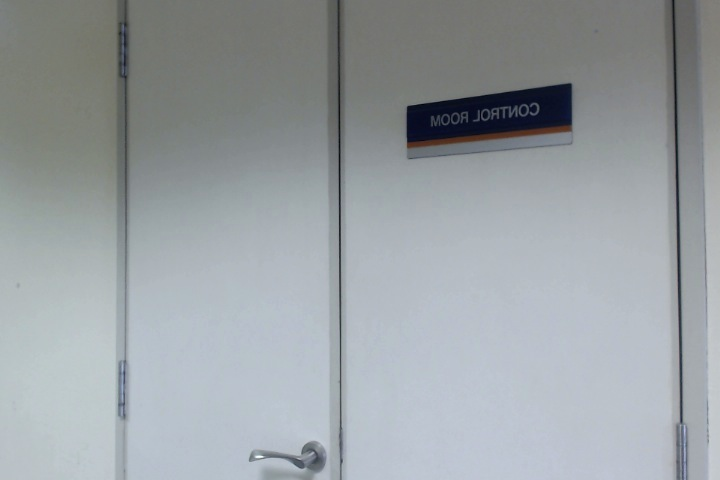
#> input picture ArdSensor/DataScience/Camera/school.jpg, 720 x 480 px
$ python track.py   (Python 2 division)
#> lines starting #> are read from the running program, lines starting #| are printed output that depends on the picture; after the words box and inside, x2 and y2 are one past the last pixel; in counts of white or black regions, pixels touching at a corner belong together
### ArdSensor/DataScience/Camera/files.py
import numpy as np
import cv2
import time
import cv
from pytesseract import image_to_string
from PIL import Image
import math


##################################
#			TRACKBAR			 #
##################################

var1 = 0
var2 = 0
var3 = 0

def nothing(x):
	print x
	pass

enable = 1
test = 0

if test:
	img = cv2.imread('image.jpg')
	gray = cv2.cvtColor(img,cv2.COLOR_BGR2GRAY)
	height, width, depth = img.shape

	# Create a black image, a window
	cv2.namedWindow('image')

	# create trackbars for color change
	cv2.createTrackbar('var1','image',63,255,nothing)
	cv2.createTrackbar('var2','image',150,255,nothing)
	cv2.createTrackbar('var3','image',3,255,nothing)

##################################
#				LINE			 #
##################################

class Line(object):

	# [74 lines left out: functions __init__, line_intersection, distance_between_points, bin_array, not called in this run]

#define DEG2RADs(x) ((PI / 180.0) * x)
#define RAD2DEGs(x) ((180.0 / PI) * x)

def rad2deg(rad):
	return 180 * (rad / np.pi)

def deg2rad(deg):
	return ((np.pi / 180.0) * deg)

# [76 lines left out: functions get_lines, get_points, not called in this run]

def get_corners(point_arr):

	# Center point
	center=[0,0];
	for point in point_arr:
		center[0] += point[0];
		center[1] += point[1];

	center[0] *= (1. / len(point_arr))
	center[1] *= (1. / len(point_arr))

	top = []
	bot = []
	for point in point_arr:
		if point[1] < center[1]:
			top.append(point)
		else:
			bot.append(point)

	tl = top[1] if (top[0][0] > top[1][0]) else top[0]
	tr = top[0] if (top[0][0] > top[1][0]) else top[1]
	bl = bot[1] if (bot[0][0] > bot[1][0]) else bot[0]
	br = bot[0] if (bot[0][0] > bot[1][0]) else bot[1]

	return { "tl":tl, "tr":tr, "bl":bl, "br":br, "center":center }

# [4 lines left out: function get_text, not called in this run]

if test:
	while(1):

		# Variables to play
		var1 = cv2.getTrackbarPos('var1','image')
		var2 = cv2.getTrackbarPos('var2','image')
		var3 = cv2.getTrackbarPos('var3','image')

		# Enable
		if not enable:
			k = cv2.waitKey(1) & 0xFF
			if k == 27:
				break
			continue

		# First get edges through canny
		edges = cv2.Canny(gray,255,200,3)

		# Get hough lines
		lined_gray = np.copy(gray)
		lines = cv2.HoughLines(edges,1,np.pi/180,var1,var2) #minLineLength,maxLineGap
		if lines == None:
			continue

		# Iterate and get values
		line_arr = get_lines(lines)
		for line in line_arr:
			cv2.line(lined_gray,(line.x1,line.y1),(line.x2,line.y2),(0,0,255),2)

		# Get points
		point_arr = get_points(line_arr)
		for point in point_arr:
			cv2.circle(lined_gray,(point[0],point[1]),5,(0,255,0),2)

		# Check if at least 4 points
		if len(point_arr) < 3:
			print "TOO FEW POINTS"
			cv2.imshow('image',lined_gray)
			k = cv2.waitKey(1) & 0xFF
			if k == 27:
				break
			continue

		# [11 lines of commented-out code are left out]
		if len(point_arr) > 4:
			print "TOO MANY POINTS"
			cv2.imshow('image',lined_gray)
			k = cv2.waitKey(1) & 0xFF
			if k == 27:
				break
			continue

		# Get corners
		corner_dict = get_corners(point_arr)
		cv2.circle(lined_gray,(int(corner_dict["center"][0]),int(corner_dict["center"][1])),5,(0,255,0),2)

		# Stretch
		stretch_height = height + 100

		src = np.array([corner_dict["tl"],corner_dict["tr"],corner_dict["bl"],corner_dict["br"]],np.float32)
		dst = np.array([[0,0],[width,0],[0,stretch_height],[width,stretch_height]],np.float32)

		M = cv2.getPerspectiveTransform(src,dst)
		dst = cv2.warpPerspective(img,M,(width,stretch_height))

		# Text
		#edges = cv2.Canny(dst,255,200,3)
		#get_text(dst)

		# Display image
		cv2.imshow('image',dst)
		k = cv2.waitKey(1) & 0xFF
		if k == 27:
			break


cv2.destroyAllWindows()

### ArdSensor/DataScience/Camera/track.py
## Color Tracking v1.0
## Copyright (c) 2013-2014 Abid K and Jay Edry
## You may use, redistribute and/or modify this program it under the terms of the MIT license (https://github.com/abidrahmank/MyRoughWork/blob/master/license.txt).


''' v 0.1 - It tracks two objects of blue and yellow color each '''

import cv2
import cv
import numpy as np
import files
from pytesseract import image_to_string
from PIL import Image
import time

def get_text(frame):
    arr = np.array(frame)
    img = Image.fromarray(arr)
    print(image_to_string(img))

def deskew(img):
    SZ=20
    bin_n = 16
    affine_flags = cv2.WARP_INVERSE_MAP|cv2.INTER_LINEAR
    m = cv2.moments(img)
    if abs(m['mu02']) < 1e-2:
        return img.copy()
    skew = m['mu11']/m['mu02']
    M = np.float32([[1, skew, -0.5*SZ*skew], [0, 1, 0]])
    img = cv2.warpAffine(img,M,(SZ, SZ),flags=affine_flags)
    return img


def nothing(x):
    print x
    pass
# Create a black image, a window
cv2.namedWindow('image')

# create trackbars for color change
cv2.createTrackbar('var1','image',63,255,nothing)
cv2.createTrackbar('var2','image',150,255,nothing)

# [4 lines of commented-out code are left out]
def getthresholdedimg(hsv):
    blue = cv2.inRange(hsv,np.array((100,var1,10)),np.array((120,255,255)))
    both = cv2.add(blue,blue)
    return both

c = cv2.VideoCapture(0)
c.set(3,1280)
c.set(4,720)
# cv2.SetCaptureProperty(c,cv.CV_CAP_PROP_FRAME_WIDTH,800)
# cv2.SetCaptureProperty(c,cv.CV_CAP_PROP_FRAME_WIDTH,600)


width,height = c.get(3),c.get(4)
print "frame width and height : ", width, height

img = cv2.imread('school.jpg')
#> img is the input picture: shape (480, 720, 3); mean B, G, R 163.2, 159.7, 153.8

while(1):


    # Variables to play
    var1 = cv2.getTrackbarPos('var1','image')
    var2 = cv2.getTrackbarPos('var2','image')

    _,f = c.read()
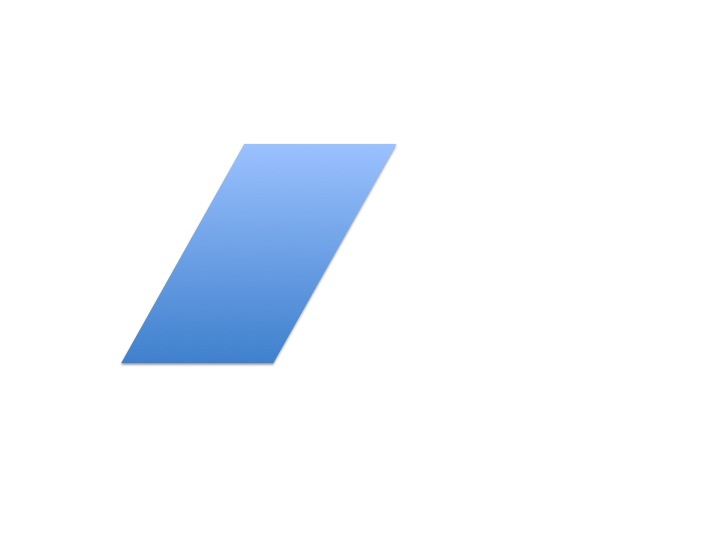
#> input picture ArdSensor/DataScience/Camera/rect.jpg, 720 x 540 px, given in place of the camera
#> f is the input picture: shape (540, 720, 3); mean B, G, R 252.7, 246.8, 242.3
    #f = img
    #f = cv2.flip(f,1)
    f_copy = np.copy(f)
    blur = cv2.medianBlur(f,5)
    hsv = cv2.cvtColor(f,cv2.COLOR_BGR2HSV)
#> hsv: shape (540, 720, 3); mean H, S, V 10.5, 11.7, 252.7
    both = getthresholdedimg(hsv)
#> in getthresholdedimg, `blue = cv2.inRange(hsv,np.array((100,var1,10)),np.array((120,255,255)))`:
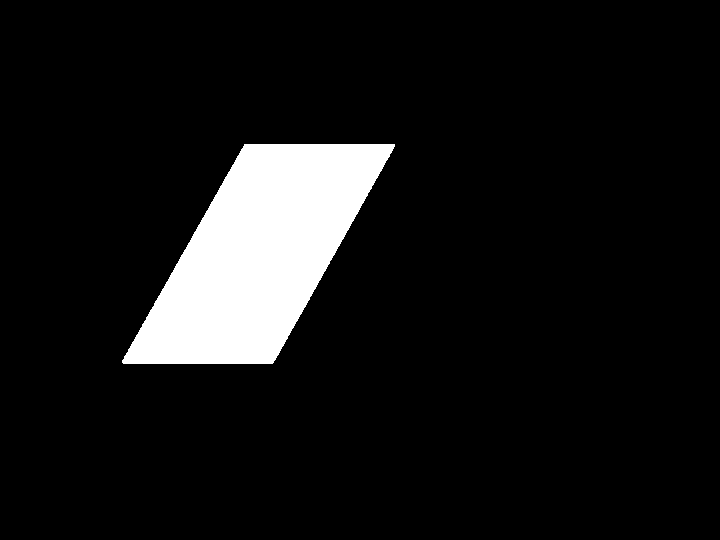
#> blue: shape (540, 720); 8.6% white; 1 white region, box (x1, y1, x2, y2) and area: (122, 144, 395, 364) 33522
    erode = cv2.erode(both,None,iterations = 3)
#> erode: shape (540, 720); 7.9% white; 1 white region, box (x1, y1, x2, y2) and area: (127, 147, 390, 361) 30608
    dilate = cv2.dilate(erode,None,iterations = 10)
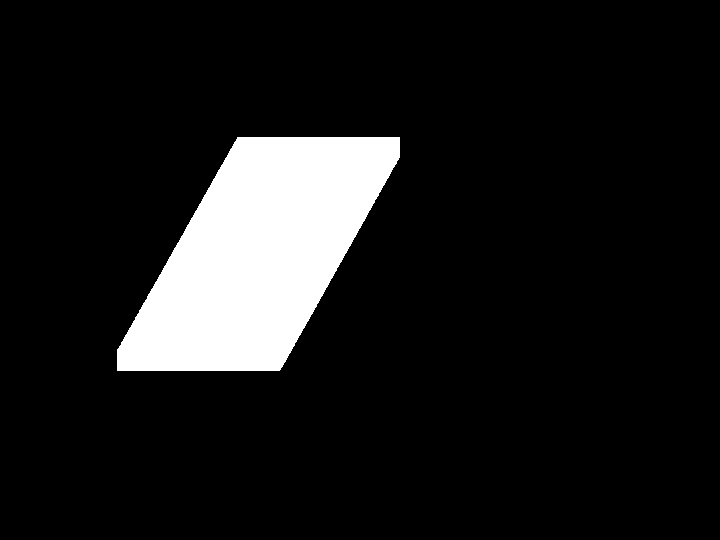
#> dilate: shape (540, 720); 10.4% white; 1 white region

    # Mask Dilations
    dilate_bitwised = cv2.bitwise_and(f,f, mask= dilate)
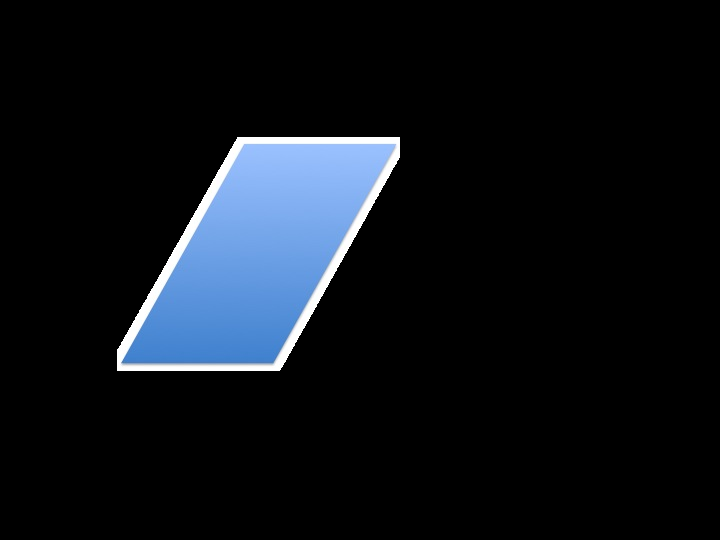
#> dilate_bitwised: shape (540, 720, 3); mean B, G, R 24.3, 18.3, 13.9
    erode_bitwised = cv2.bitwise_and(f,f, mask= erode)
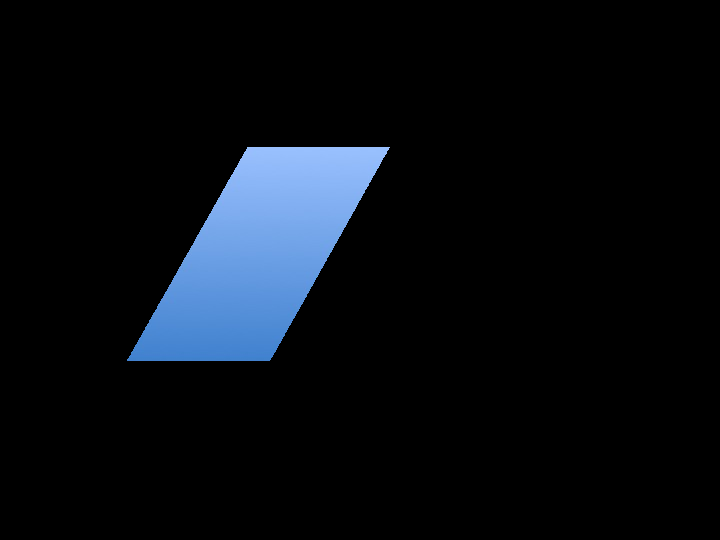
#> erode_bitwised: shape (540, 720, 3); mean B, G, R 18.1, 12.6, 8.6

    # Image Contour
    ctr,heir = cv2.findContours(dilate,cv2.RETR_LIST,cv2.CHAIN_APPROX_SIMPLE)
#> ctr = 1 contour; box (x1, y1, x2, y2) and area: (117, 137, 400, 371) 40152
    #cv2.drawContours(f, ctr, -1, (0,255,0), 3)
    for cnt in ctr:

        # Bounding Rect
        x,y,w,h = cv2.boundingRect(cnt)
        cx,cy = x+w/2, y+h/2
        cv2.rectangle(f,(x,y),(x+w,y+h),[255,0,0],2)

        # Check area/param
        area = cv2.contourArea(cnt)
        perimeter = cv2.arcLength(cnt,True)
        if area < 800:
            continue
        print area

        # Approx Quad
        approx = cv2.approxPolyDP(cnt,0.05*cv2.arcLength(cnt,True),True)
        print len(approx)
        if not cv2.isContourConvex(approx) or len(approx) < 4 :
            continue
        #print approx[1][0]
        point_arr = [approx[0][0],approx[1][0],approx[2][0],approx[3][0]]
        print "--"
        cv2.drawContours(f, approx, -1, (0,255,0), 3)

        # Cut
        height, width = 720,1280
        try:
            defined_corners = files.get_corners(point_arr)
        except:
            continue
        src = np.array([defined_corners["tl"],defined_corners["tr"],defined_corners["bl"],defined_corners["br"]],np.float32)
        dst = np.array([[0,0],[width,0],[0,height],[width,height]],np.float32)
        M = cv2.getPerspectiveTransform(src,dst)
        dst = cv2.warpPerspective(f_copy,M,(width,height))
        cv2.imshow("bitwise",dst)
        cv2.imshow("x",f)
        print get_text(dst)
#> this loop made 1 pass
#> (x, y, w, h, cx, cy, area, perimeter) on pass 1: (117, 137, 283, 234, 258, 254, 40152, 889.4)
#| 40152.0
#| 4
#| --
#| None
#> pass 1, `dst = cv2.warpPerspective(f_copy,M,(width,height))`:
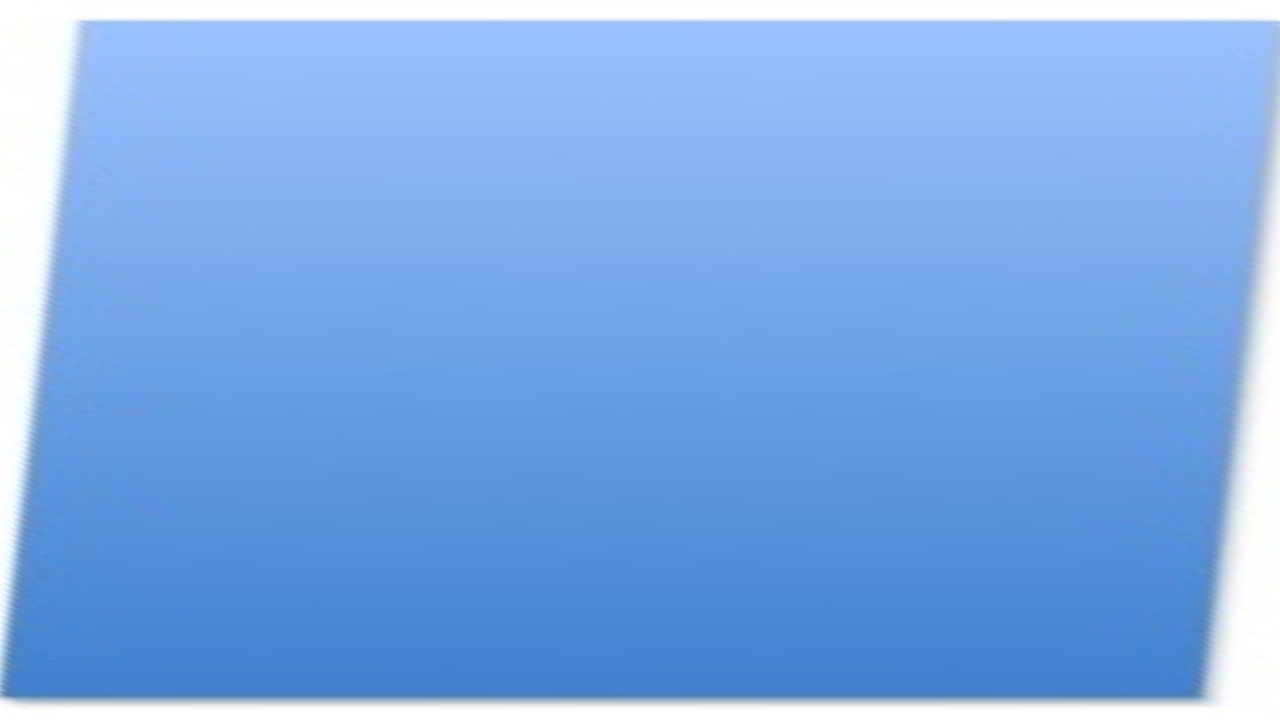
#> dst: shape (720, 1280, 3); mean B, G, R 231.5, 170.2, 124.8
#> pass 1, `cv2.imshow("x",f)`:
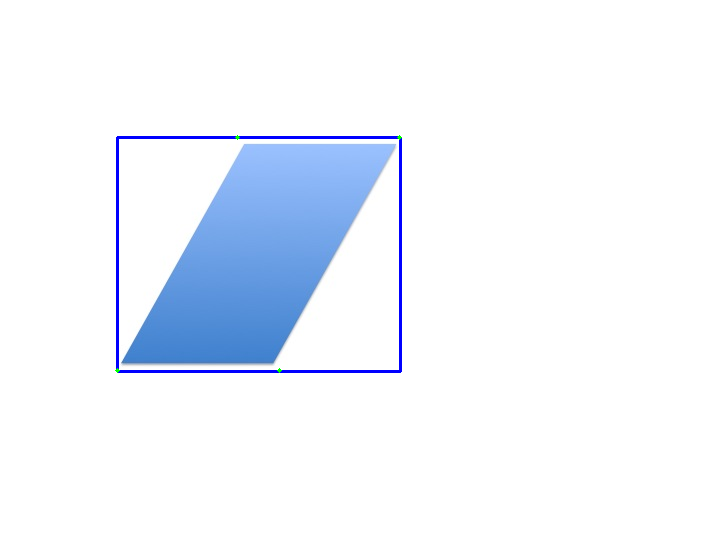
#> window 'x': shape (540, 720, 3); mean B, G, R 252.7, 244.8, 240.3

    #time.sleep(0.2)
    #for cnt in ctr:

    if cv2.waitKey(25) == 27:
#> (key Esc is pressed here)
        break
    continue
    #ctr,heir = cv2.findContours(dilate,cv2.RETR_LIST,cv2.CHAIN_APPROX_SIMPLE)

    #contours,hierarchy = cv2.findContours(dilate,cv2.RETR_LIST,cv2.CHAIN_APPROX_SIMPLE)

    for cnt in contours:
        x,y,w,h = cv2.boundingRect(cnt)
        cx,cy = x+w/2, y+h/2

        # # Detect yellow
        # if 20 < hsv.item(cy,cx,0) < 30:
        #     cv2.rectangle(f,(x,y),(x+w,y+h),[0,255,255],2)
        #     #print "yellow :", x,y,w,h

        # Detect Blue
        if 100 < hsv.item(cy,cx,0) < 120:
            f_copy = np.copy(f)
            cv2.rectangle(f,(x,y),(x+w,y+h),[255,0,0],2)

            # Crop image
            crop_img = f_copy[y:y+h+30, x:x+w]
            resized = cv2.resize(crop_img, (0,0), fx=4, fy=4)
            edges = cv2.Canny(resized,var1,38,3)


            # Image Corners
            # gray = cv2.cvtColor(resized,cv2.COLOR_BGR2GRAY)
            # gray = np.float32(edges)
            # dst = cv2.cornerHarris(gray,2,3,0.04)
            # dst = cv2.dilate(dst,None)
            # resized[dst>0.01*dst.max()]=[0,0,255]

            # # SIFT?

            # Get hough lines
            lines = cv2.HoughLines(edges,1,np.pi/180,63,150) #minLineLength,maxLineGap
            #lines = cv2.HoughLines(edges,1,np.pi/180,63,150) #minLineLength,maxLineGap
            if lines == None:
                print "NO LINES"
                continue

            # Iterate and get values
            line_arr = files.get_lines(lines)
            for line in line_arr:
                cv2.line(edges,(line.x1,line.y1),(line.x2,line.y2),(255,255,0),3)

            # # Get points
            height, width = edges.shape
            point_arr = files.get_points(line_arr,raw=1, binned_x=1, binned_y=0, variance=0.1)
            cpoint_arr = [[0,0],[width,0],[width,height],[0,height]]
            corner_points = []

            # Find 4 corner points
            #print point_arr
            if len(point_arr) < 4:
                cv2.imshow('test',edges)
                print "Too few points 1"
                break
            for i,cpoint in enumerate(cpoint_arr):
                minDistance = 100000
                currMinPoint = [0,0]
                for point in point_arr:
                    if (point[0] > width) or  (point[0] < 0) or (point[1] > height) or  (point[1] < 0):
                        continue
                    #cv2.circle(edges,(point[0],point[1]),5,(255,255,255),2)
                    currDist = files.distance_between_points(cpoint,point)
                    if currDist < minDistance:
                        minDistance = currDist
                        currMinPoint = [point[0],point[1]]
                if currMinPoint != None:
                    if len(corner_points) > 0:
                        if not (corner_points[-1][0]==currMinPoint[0] and corner_points[-1][1]==currMinPoint[1]):
                            corner_points.append(currMinPoint)
                            cv2.circle(edges,(currMinPoint[0],currMinPoint[1]),5,(0,255,0),2)
                    else:
                        corner_points.append(currMinPoint)
                        cv2.circle(edges,(currMinPoint[0],currMinPoint[1]),5,(0,255,0),2)

            time.sleep(0.2)
            # [16 lines of commented-out code are left out]
            print get_text(resized)
            cv2.imshow('test',edges)
            #print "blue :", x,y,w,h

    cv2.imshow('img',f)

    if cv2.waitKey(25) == 27:
        break

cv2.destroyAllWindows()
#c.release()
